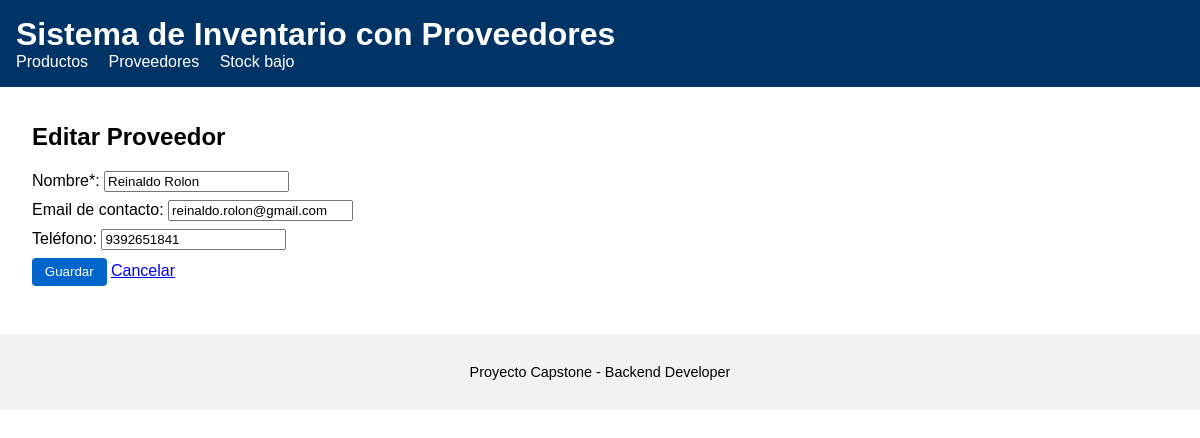
The page /suppliers/2/edit on the database its author committed.
### models.py (models this page shows, shortened)
class Supplier(db.Model):
    __tablename__ = "suppliers"
    id = db.Column(db.Integer, primary_key=True)
    name = db.Column(db.String(120), nullable=False)
    contact_email = db.Column(db.String(120))
    phone = db.Column(db.String(120))
    products = db.relationship("Product", backref="supplier", lazy=True)

### app.py (the view, shortened to what this page needs)
    @app.route("/suppliers/<int:supplier_id>/edit", methods=["GET", "POST"])
    def edit_supplier(supplier_id):
        supplier = Supplier.query.get_or_404(supplier_id)
        errors = []
        return render_template("suppliers_from.html", errors=errors, supplier=supplier)

### templates/suppliers_from.html (shortened to what this page needs)
{% extends "base.html" %}
{% block content %}
<h2>{% if supplier %}Editar Proveedor{% else %}Nuevo Proveedor{% endif %}</h2>
<form method="post">
    <label>Nombre*:
        <input type="text" name="name" required value="{{ supplier.name if supplier else '' }}">
    </label>
    <label>Email de contacto:
        <input type="email" name="contact_email" value="{{ supplier.contact_email if supplier else '' }}">
    </label>
    <label>Teléfono:
        <input type="text" name="phone" value="{{ supplier.phone if supplier else '' }}">
    </label>
    <button type="submit">Guardar</button>
    <a href="{{ url_for('list_suppliers') }}">Cancelar</a>
</form>
{% endblock %}

### static/css/styles.css (style rules this page uses)
body { font-family: Arial, sans-serif; margin: 0; padding: 0; }
.btn, button { background: #0066cc; color: white; padding: 0.4rem 0.8rem; border: none; cursor: pointer; border-radius: 4px; }
form label { display: block; margin: 0.5rem 0; }

### rows shown on the page
Supplier: name "Reinaldo Rolon", contact_email "reinaldo.rolon@gmail.com", phone "9392651841"
